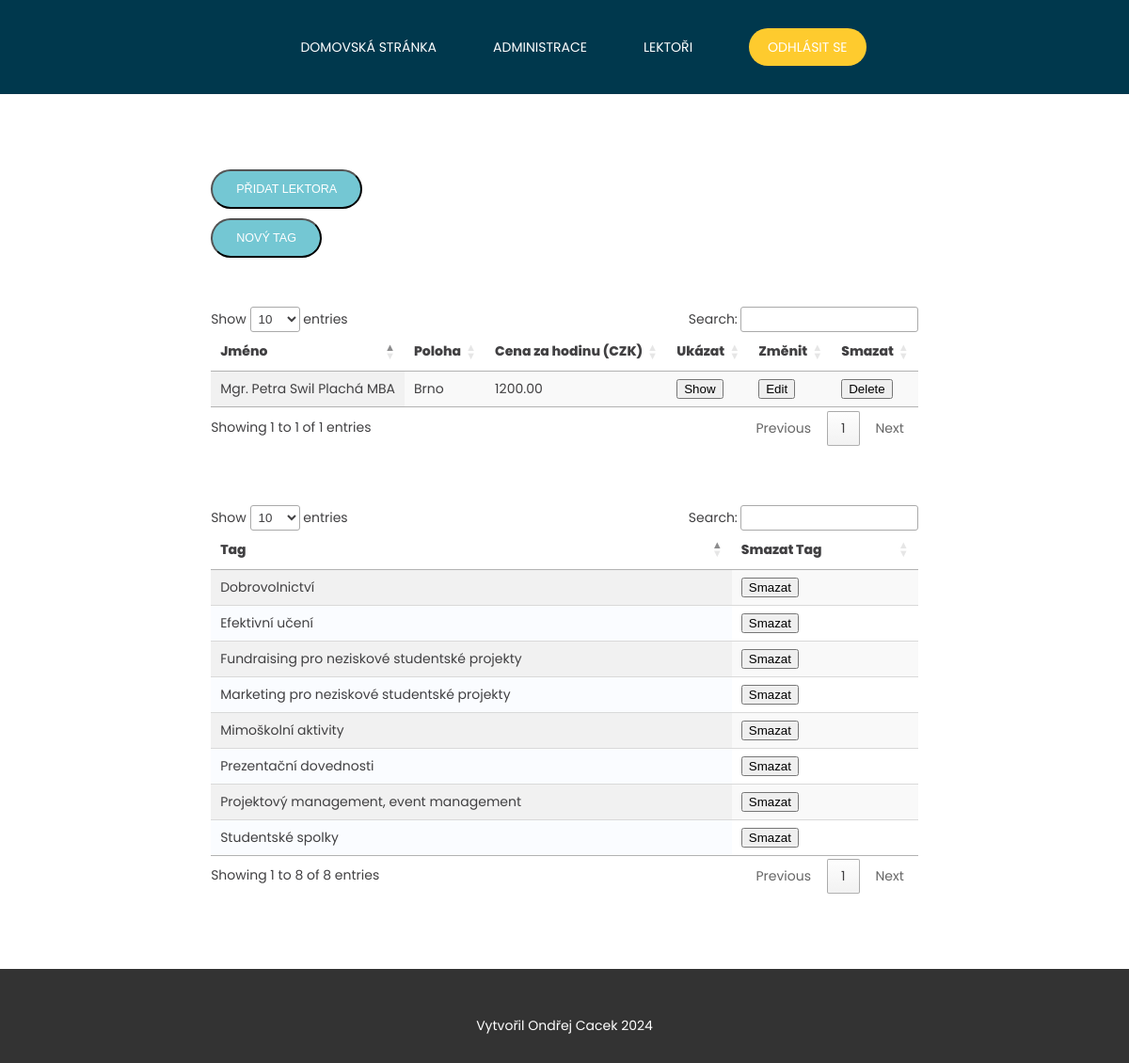
The app's page /index.php?page=admin (signed in) with its own data.
### tables this page shows
CREATE TABLE IF NOT EXISTS Lecturer (
    UUID INT not null auto_increment PRIMARY KEY,
    TitleBefore VARCHAR(10),
    FirstName VARCHAR(50) not null,
    MiddleName VARCHAR(50),
    LastName VARCHAR(50) not null,
    TitleAfter VARCHAR(10),
    Location VARCHAR(50) not null,
    Claim TEXT not null,
    Bio TEXT not null,
    PricePerHour DECIMAL(10, 2) not null,
    TelephoneNumber varchar(20),
    Email varchar(50) not null unique
);

CREATE TABLE IF NOT EXISTS Tag (
    UUID INT not null auto_increment PRIMARY KEY,
    Name VARCHAR(50) not null unique
);

### src/database.php (called while the page is built, shortened)
<?php
function GetTags($con): array {
    $sql = "SELECT * FROM TeacherDigitalAgency.Tag";
    $Tags = [];
    if ($result = $con->query($sql))
        while($Tags[] = mysqli_fetch_assoc($result));
    return $Tags;
}
function GetLecturers($con): array {
    $sql = "SELECT
                UUID,
                TitleBefore,
                FirstName,
                MiddleName,
                LastName,
                TitleAfter,
                Location,
                PricePerHour
            FROM
                TeacherDigitalAgency.Lecturer";
    $result = $con->query($sql);
    $profileData = [];
    while($row = mysqli_fetch_assoc($result)) {
        $profileData[] = $row;
    }
    return $profileData;
}

### app/views/admin.php (the view, shortened to what this page needs)
<?php
$con = ConnectDB() or die('Could not connect to the database server' . mysqli_connect_error());
$Tags = GetTags($con);
$profileData = GetLecturers($con);
?>
<script>
function sendAjax(action, data = {}) {
    data.action = action;
    $.ajax({
        type: "POST",
        url: "../app/controllers/admin_api.php",
        data: data,
        dataType: "json",
        success: function(response) {
            if (response.success) {
                location.reload();
            } else {
                console.warn("Unexpected response:", response);
            }
        },
        error: function(xhr) {
            console.error(`${action} failed`, xhr.responseText);
        }
    });
}
document.addEventListener("DOMContentLoaded", () => {
    const loadCSS = (href) => {
        const link = document.createElement("link");
        link.rel = "stylesheet";
        link.href = 'assets/vendor/' + href;
        document.head.appendChild(link);
    };
    const loadScript = (src, callback) => {
        const script = document.createElement("script");
        script.src = 'assets/vendor/' + src;
        script.onload = callback;
        document.head.appendChild(script);
    };
    loadCSS("jquery.dataTables.min.css");
    loadScript("jquery.dataTables.min.js", () => {
        $('#lecTable').DataTable();
        $('#tagTable').DataTable();
    });
    // Redirect buttons (JS handles navigation directly)
    document.getElementById("btn-add-lec").addEventListener("click", () => {
        window.location.href = "index.php?page=add_lec";
    });
    document.getElementById("btn-create-tag").addEventListener("click", () => {
        window.location.href = "index.php?page=create_tag";
    });
    document.querySelectorAll(".btn-show").forEach(btn =>
        btn.addEventListener("click", () =>
            window.location.href = "index.php?page=lecturer&lec=" + btn.dataset.id
        )
    );
    document.querySelectorAll(".btn-edit").forEach(btn =>
        btn.addEventListener("click", () =>
            window.location.href = "index.php?page=edit_lec&lec=" + btn.dataset.id
        )
    );
    // AJAX buttons for data modification
    document.querySelectorAll(".btn-delete").forEach(btn =>
        btn.addEventListener("click", () =>
            sendAjax("deleteLec", { id: btn.dataset.id })
        )
    );
    document.querySelectorAll(".btn-delete-tag").forEach(btn =>
        btn.addEventListener("click", () =>
            sendAjax("deleteTag", { id: btn.dataset.id })
        )
    );
});
</script>
<button id="btn-add-lec" class="button" type="button">Přidat lektora</button>
<br>
<button id="btn-create-tag" class="button" type="button">Nový Tag</button>
<br /><br /><br />
<table id="lecTable" class="display">
    <thead>
        <tr>
            <th>Jméno</th>
            <th>Poloha</th>
            <th>Cena za hodinu (CZK)</th>
            <th>Ukázat</th>
            <th>Změnit</th>
            <th>Smazat</th>
        </tr>
    </thead>
    <tbody>
        <?php foreach ($profileData as $profile): ?>
        <tr>
            <td>
                <?= $profile["TitleBefore"] . ' ' .
                    $profile["FirstName"] . ' ' .
                    $profile["MiddleName"] . ' ' .
                    $profile["LastName"] . ' ' .
                    $profile["TitleAfter"]
                ?>
            </td>
            <td>
                <?= $profile["Location"] ?>
            </td>
            <td>
                <?= $profile["PricePerHour"] ?>
            </td>
            <td>
                <button class="btn-show" data-id="<?= $profile['UUID'] ?>">
                    Show
                </button>
            </td>
            <td>
                <button class="btn-edit" data-id="<?= $profile['UUID'] ?>">
                    Edit
                </button>
            </td>
            <td>
                <button class="btn-delete" data-id="<?= $profile['UUID'] ?>">
                    Delete
                </button>
            </td>
        </tr>
        <?php endforeach; ?>
    </tbody>
</table>
<br /><br /><br />
<table id="tagTable" class="display" style="margin-top:15px">
    <thead>
        <tr>
            <th>Tag</th>
            <th>Smazat Tag</th>
        </tr>
    </thead>
    <tbody>
        <?php foreach ($Tags as $tag): ?>
        <?php if (!is_array($tag)) continue; ?>
        <tr>
            <td>
                <?= $tag["Name"] ?>
            </td>
            <td>
                <button class="btn-delete-tag" data-id="<?= $tag['UUID'] ?>">
                    Smazat
                </button>
            </td>
        </tr>
        <?php endforeach; ?>
    </tbody>
</table>

### public/index.php (shortened to what this page needs)
<?php
    require "../src/database.php";
    $logged_in = empty($_SESSION["logged_in"]) ? false : $_SESSION["logged_in"];
    $role = empty($_SESSION["role"]) ? "guest" : $_SESSION["role"];
?>
<!DOCTYPE html>
<html lang="en">
<head>
    <link rel="stylesheet" href="assets/css/styles.css" type="text/css"/>
</head>
<body>
    <header>
        <nav>
            <ul>
                <li>
                    <a href="index.php?page=home_page">Domovská stránka</a>
                </li>
                <?php if ($logged_in):
                    if ($role == "admin"): ?>
                        <li>
                            <a href='index.php?page=admin'>Administrace</a>
                        </li>
                    <?php endif; ?>
                    <li>
                        <a href='index.php?page=lec_list'>Lektoři</a>
                    </li>
                    <li>
                        <a class='logout-button' href='index.php?page=logout'>Odhlásit se</a>
                    </li>
                <?php endif; ?>
            </ul>
        </nav>
    </header>
    <article>
        <?php
            $page = $_GET["page"] ?? 'home_page';
            $path = "../app/views/$page.php";
            if (file_exists($path)) {
                include $path;
            } else {
                echo 'Podstránka nenalezena';
            }
        ?>
    </article>
    <footer>
        Vytvořil Ondřej Cacek 2024
    </footer>
</body>
</html>

### public/assets/css/styles.css (style rules this page uses)
body { font: 14px "Poppins"; background: #FFFFFF; color: #414042; display: flex; flex-direction: column; box-sizing: border-box; margin: 0; padding: 100px 0px 0px 0px; min-height: 100vh; min-width: 960px; }
body > header { height: 100px; width: 100%; background: #00384D; color: #FFFFFF; display: flex; justify-content: space-evenly; position: fixed; z-index: 1; top: 0; }
nav ul { margin: 0; list-style-type: none; display: flex; align-items: center; height: 100%; }
nav ul li { padding: 0 25px; margin: 0 5px; font-size: 1em; line-height: 4.3em; }
nav ul a { color: #FFFFFF; padding: 8px 0; text-decoration: none; text-transform: uppercase; }
article { margin: 0 auto; max-width: 960px; padding: 80px 50px; flex: 1; }
footer { box-sizing: border-box; text-align: center; height: 100px; color: white; background: #333333; padding: 50px 0 0 0; }
.button { background: #74C7D3; color: #FFFFFF; font-size: 0.9em; text-decoration: none; text-transform: uppercase; padding: 12px 25px; border-radius: 25px; top: 15px; margin-bottom: 10px; cursor: pointer; }
.logout-button { background: #FECB2E; padding: 10px 20px; border-radius: 20px; cursor: pointer; }

### records on screen
lecturer: TitleBefore "Mgr.", FirstName "Petra", MiddleName "Swil", LastName "Plachá", TitleAfter "MBA", Location "Brno", PricePerHour "1200.00"
tag: Name "Dobrovolnictví"
tag: Name "Efektivní učení"
tag: Name "Fundraising pro neziskové studentské projekty"
tag: Name "Marketing pro neziskové studentské projekty"
tag: Name "Mimoškolní aktivity"
tag: Name "Prezentační dovednosti"
tag: Name "Projektový management, event management"
tag: Name "Studentské spolky"
